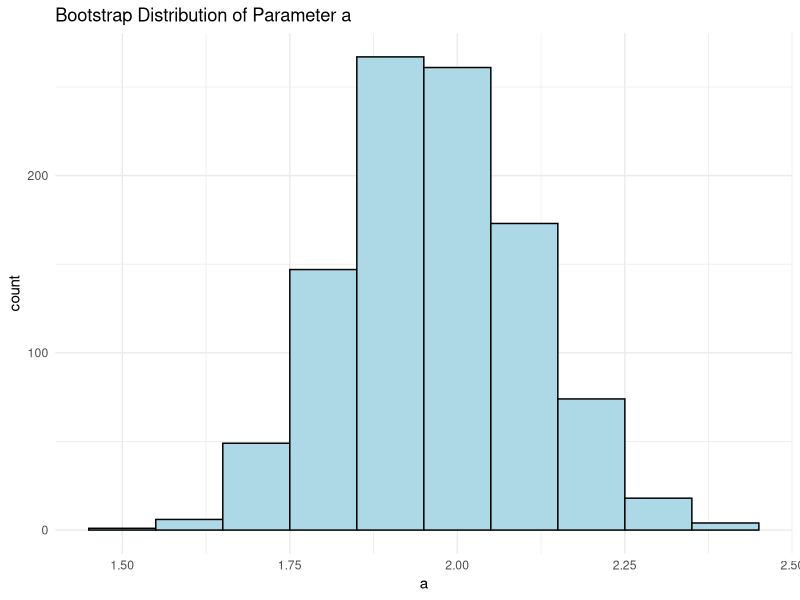
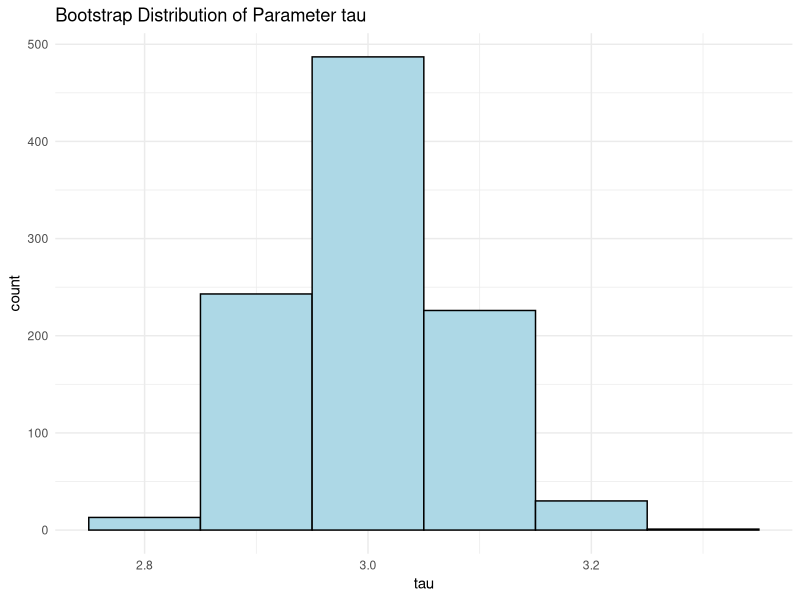

Source code (R) for these figures, in order: (Note: this script raises an error after producing the figures.)
# I used co-pilot to program some these examples. In particular, since I am new
# to using R, but have a lot of experience in another language, I used the
# "chat" functionality to help translate code snippets. It also helped me
# understand how "boot" works, suggested ideas for datasets to use in examples
# and helped correct string formatting issues and debug broadcasting errors.

library(boot)

# Function to calculate the mean:
calc_mean <- function(data, indices) {
  return(mean(data[indices]))
}

# Generate a non-Gaussian distribution
set.seed(2024)
data <- rexp(10000, rate = 0.5)

# First, the jackknife:

jackknife_estimates <- numeric(length(data))

# Jackknife sampling where $\theta$ is the mean
for (i in seq_along(data)) {
  jackknife_estimates[i] <-
    calc_mean(data, -i)
}

# Calculate the jackknife estimate and standard error:
jackknife_estimate <- mean(jackknife_estimates)

jackknife_se <-
    sqrt((length(data) - 1) *
        mean((jackknife_estimates - jackknife_estimate)^2))

# Calculate the jackknife bias
jackknife_bias <- jackknife_estimate - calc_mean(data)

# Print the jackknife estimate, standard error and bias:
cat(paste("Estimate: ", calc_mean(data), "\n",
          "Jackknife estimate: ", jackknife_estimate, "\n",
          "Jackknife SE: ", jackknife_se, "\n",
          "Jackknife bias: ", jackknife_bias, "\n", sep = ""))


# Using Jackknife to assess an OLS model

# Use library(MASS) to access the mtcars dataset
library(MASS)

# Define the model
model <- lm(mpg ~ hp + wt, data = mtcars)
model_summary <- summary(model)

# Define a function to calculate the OLS coefficients
calc_coef <- function(data, indices) {
    model <- lm(mpg ~ hp + wt, data = mtcars[indices, ])
    return(list(coef(model), summary(model)$r.squared))
}

# Initialize a matrix to store the jackknife estimates
jackknife_estimates <- matrix(nrow = nrow(mtcars),
                              ncol = length(coef(model)) + 1)

# Perform jackknife resampling
for (ii in seq_along(mtcars[, 1])) {
    jackknife_estimates[ii, ] <- unlist(calc_coef(mtcars, -i))
}

# Calculate the jackknife estimate, se and bias
jackknife_estimate <- colMeans(jackknife_estimates)
jackknife_se <- sqrt((nrow(mtcars) - 1) *
    colMeans((t(t(jackknife_estimates) - jackknife_estimate))^2))
jackknife_bias <- jackknife_estimate -
    unlist(list(coef(model), model_summary$r.squared))

# Print the original OLS coefficients, the jackknife estimates, jacknife SE,
# and jackknife bias
for (ii in seq_along(coef(model[1]))) {
    cat(paste(
        "Coefficient: ", names(coef(model)[ii]), "\n",
        "Estimate: ", toString(coef(model)[ii]), "\n",
        "Jackknife estimate: ", toString(jackknife_estimate[ii]), "\n",
        "Jackknife SE: ", jackknife_se[ii], "\n",
        "Jackknife bias: ", jackknife_bias[ii], "\n", sep = ""))
}

ii <- ii + 1
cat(paste(
    "R^2:", "\n",
    "Estimate: ", toString(model_summary$r.squared), "\n",
    "Jackknife estimate: ", toString(jackknife_estimate[ii]), "\n",
    "Jackknife SE: ", jackknife_se[ii], "\n",
    "Jackknife bias: ", jackknife_bias[ii], "\n", sep = ""))


# Next, bootstrapping

# Use the boot function to perform bootstrapping
boot_results <- boot(data, calc_mean, R = 10000)

# Calculate the standard error
std_error <- sd(boot_results$t)
print(paste("Standard Error of the Mean: ", std_error))


# Define the non-linear model function
nonlinear_model <- function(x, a, tau) {
    1 - a * exp(x/tau)
}

# Generate some sample data
set.seed(123)
x <- seq(-10, 10, length.out = 100)
y <- nonlinear_model(x, 2, 3) + rnorm(length(x), mean = 0, sd = 2)

# Define the function to estimate the parameters using the non-linear model
estimate_parameters <- function(data, indices) {
    x <- data$X[indices]
    y <- data$Y[indices]
    fit <- nls(y ~ nonlinear_model(x, a, tau), start = list(a = 1, tau = 1))
    coef(fit)
}

# Perform bootstrap estimation
boot_results <- boot(data = data.frame(X = x, Y = y), statistic = estimate_parameters, R = 1000)

# Get the bootstrap estimates of the parameters
bootstrap_estimates <- boot_results$t

# Calculate the variance of the bootstrap estimates
variance_estimates <- apply(bootstrap_estimates, 2, var)

# Print the variance estimates
print(variance_estimates)

# Plot the bootstrap distribution of the parameters with ggplot:
library(ggplot2)
bootstrap_df <- data.frame(a = bootstrap_estimates[,1], tau = bootstrap_estimates[,2])
ggplot(bootstrap_df, aes(x = a)) +
    geom_histogram(binwidth = 0.1, fill = "lightblue", color = "black") +
    labs(title = "Bootstrap Distribution of Parameter a") +
    theme_minimal()


ggplot(bootstrap_df, aes(x = tau)) +
    geom_histogram(binwidth = 0.1, fill = "lightblue", color = "black") +
    labs(title = "Bootstrap Distribution of Parameter tau") +
    theme_minimal()

# Calculate the confidence intervals for the parameters
conf_intervals <- boot.ci(boot_results[, 1], type = "bca", index = 1:2)
print(conf_intervals)

# Jacknife example
# Generate a non-Gaussian distribution
set.seed(123)
data <- rexp(1000, rate = 0.5)


# Initialize a vector to store the jackknife estimates
jackknife_estimates <- numeric(length(data))


# Calculate with bootstrap:
# Define a function to calculate the mean
calc_mean <- function(data, indices) {
  return(mean(data[indices]))
}

# Use the boot function to perform bootstrapping
boot_results <- boot(data, calc_mean, R = 1000)
